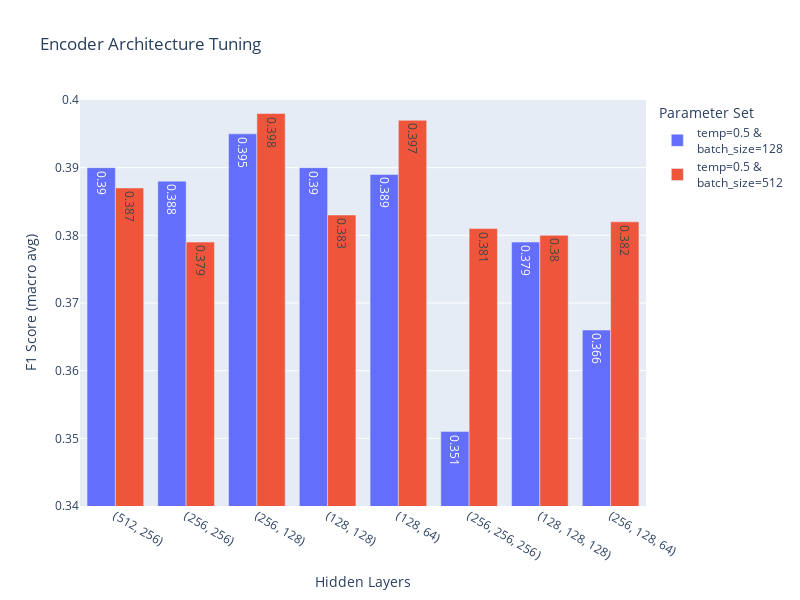

Notebook code cell kept with this figure:
### Code cell
fig = go.Figure(data=[go.Bar(
    x=data[data["name"]==name]["hidden"],
    y=data[data["name"]==name]["scores"],
    text=data[data["name"]==name]["scores"],
    name=name,
) for name in data["name"].unique()])
fig.update_layout(
    xaxis_title="Hidden Layers",
    yaxis_title="F1 Score (macro avg)",
    title="Encoder Architecture Tuning",
    legend_title="Parameter Set",
    width=800,
    height=600,
    showlegend=True,
    yaxis_range=[0.34,0.4]
)
fig.show()

### Figure 1 — Plotly figure (JSON) as saved in the notebook; plotly's stock layout.template omitted (floating-point values rounded to 4 significant figures)
{"data": [{"name": "temp=0.5 &<br>batch_size=128", "text": [0.39, 0.388, 0.395, 0.39, 0.389, 0.351, 0.379, 0.366], "type": "bar", "x": ["(512, 256)", "(256, 256)", "(256, 128)", "(128, 128)", "(128, 64)", "(256, 256, 256)", "(128, 128, 128)", "(256, 128, 64)"], "y": [0.39, 0.388, 0.395, 0.39, 0.389, 0.351, 0.379, 0.366]}, {"name": "temp=0.5 &<br>batch_size=512", "text": [0.387, 0.379, 0.398, 0.383, 0.397, 0.381, 0.38, 0.382], "type": "bar", "x": ["(512, 256)", "(256, 256)", "(256, 128)", "(128, 128)", "(128, 64)", "(256, 256, 256)", "(128, 128, 128)", "(256, 128, 64)"], "y": [0.387, 0.379, 0.398, 0.383, 0.397, 0.381, 0.38, 0.382]}], "layout": {"height": 600, "legend": {"title": {"text": "Parameter Set"}}, "showlegend": true, "title": {"text": "Encoder Architecture Tuning"}, "width": 800, "xaxis": {"title": {"text": "Hidden Layers"}}, "yaxis": {"range": [0.34, 0.4], "title": {"text": "F1 Score (macro avg)"}}}}
